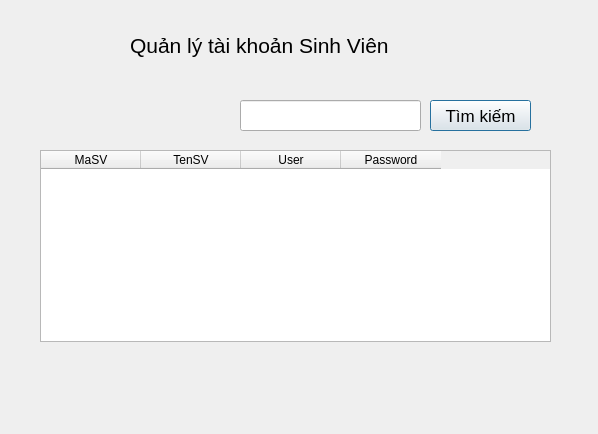
<?xml version="1.0" encoding="UTF-8"?>
<ui version="4.0">
 <class>QuanLyTaiKhoanSinhVien</class>
 <widget class="QDialog" name="QuanLyTaiKhoanSinhVien">
  <property name="geometry">
   <rect>
    <x>0</x>
    <y>0</y>
    <width>598</width>
    <height>434</height>
   </rect>
  </property>
  <property name="windowTitle">
   <string>QuanLyTaiKhoanSinhVien</string>
  </property>
  <widget class="QTableWidget" name="tblTaiKhoanSV">
   <property name="geometry">
    <rect>
     <x>40</x>
     <y>150</y>
     <width>511</width>
     <height>192</height>
    </rect>
   </property>
   <column>
    <property name="text">
     <string>MaSV</string>
    </property>
   </column>
   <column>
    <property name="text">
     <string>TenSV</string>
    </property>
   </column>
   <column>
    <property name="text">
     <string>User</string>
    </property>
   </column>
   <column>
    <property name="text">
     <string>Password</string>
    </property>
   </column>
  </widget>
  <widget class="QLineEdit" name="txtTim">
   <property name="geometry">
    <rect>
     <x>240</x>
     <y>100</y>
     <width>181</width>
     <height>31</height>
    </rect>
   </property>
  </widget>
  <widget class="QLabel" name="label_2">
   <property name="geometry">
    <rect>
     <x>130</x>
     <y>30</y>
     <width>361</width>
     <height>31</height>
    </rect>
   </property>
   <property name="font">
    <font>
     <pointsize>16</pointsize>
    </font>
   </property>
   <property name="text">
    <string>Quản lý tài khoản Sinh Viên</string>
   </property>
  </widget>
  <widget class="QPushButton" name="btnTim">
   <property name="geometry">
    <rect>
     <x>430</x>
     <y>100</y>
     <width>101</width>
     <height>31</height>
    </rect>
   </property>
   <property name="font">
    <font>
     <pointsize>13</pointsize>
    </font>
   </property>
   <property name="text">
    <string>Tìm kiếm</string>
   </property>
  </widget>
 </widget>
 <resources/>
 <connections/>
</ui>
